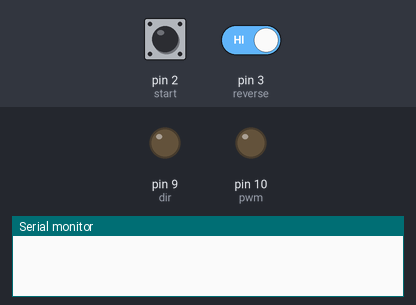
Simulated run of this sketch. Board: Arduino Uno, built with avr-gcc and run on an emulated ATmega328P. On the bench: output pins drawn as LEDs (lit = HIGH), the last lines printed to the serial monitor. Dashed ring = blinking. Inputs (shaded band) come from the test bench; at power-on: pin 2 (start) LOW, pin 3 (reverse) HIGH.

Above: at 1.2 s.
1.3 s: pin 2 (start) pulled HIGH for 0.15 s
At 1.7 s:
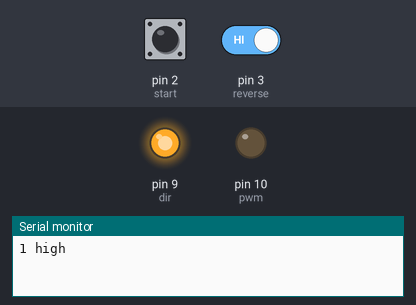
2.9 s: pin 3 (reverse) driven LOW
At 3.4 s:
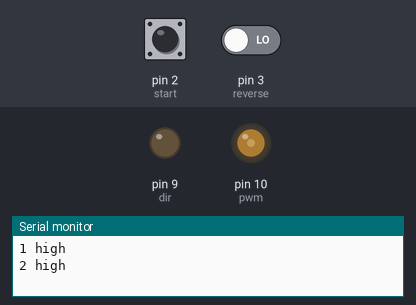
5.9 s: pin 2 (start) pulled HIGH for 1 s
At 5.97 s:
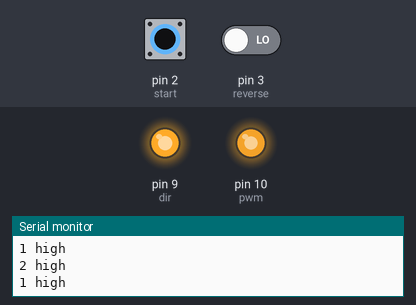
9.0 s: pin 2 (start) pulled HIGH for 3.2 s
At 10.0 s:
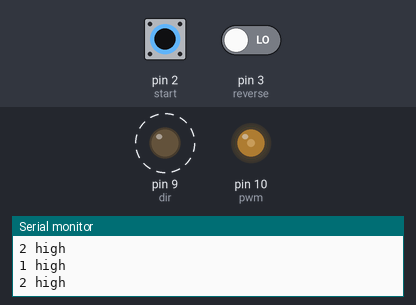
Timing chart, 0 to 13.8 s (numbered marks = the images above; inputs shaded):
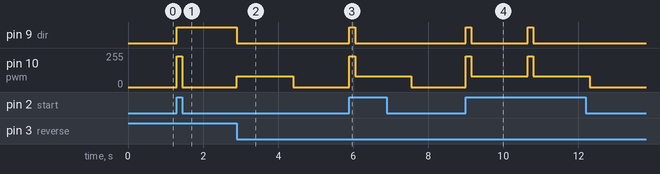

Measured:
- after the input at 1.3 s, pin 9 (dir): LOW → HIGH at once; pin 10 (pwm): 0/255 → 230/255 at once, → 0/255 0.15 s later
- after the input at 2.9 s, pin 9 (dir): HIGH → LOW at once; pin 10 (pwm): 0/255 → 80/255 at once, → 0/255 1.5 s later
- after the input at 5.9 s, pin 9 (dir): LOW → HIGH at once, → LOW 0.15 s later; pin 10 (pwm): 0/255 → 230/255 at once, → 80/255 0.15 s later, → 0/255 1.5 s later
- after the input at 9.0 s, pin 9 (dir): alternates HIGH for 0.15 s and LOW for 1.5 s, 4 changes in all, then stays LOW, starting at once; pin 10 (pwm): 0/255 → 230/255 at once, → 80/255 0.15 s later, → 230/255 1.5 s later, → 80/255 0.15 s later, … (5 changes in this stretch)

The sketch:

hammercode.ino
```cpp
//HAMMER
//button

const int start = 2;

const int reverse = 3;

int startState = LOW;

int reverseState = LOW;


//knock

const int pwm = 10;

const int dir = 9;

int button=0;


void setup() {

Serial.begin(9600);
//knock

pinMode(pwm, OUTPUT);
pinMode(dir, OUTPUT);

}


void loop() {

startState = digitalRead(start);

reverseState = digitalRead(reverse);


if (startState == HIGH && button==0) {

Serial.println("1 high");
digitalWrite(dir, HIGH);
analogWrite(pwm, 230);
delay(150);
analogWrite(pwm, 0);
button = 1;
}

if (reverseState == LOW && button==1) {

digitalWrite(dir, LOW);

analogWrite(pwm, 80);

Serial.println("2 high");

delay(1500);

analogWrite(pwm, 0);
button = 0;

}

else { // Neither button pressed
analogWrite(pwm, 0);
}

}
```
